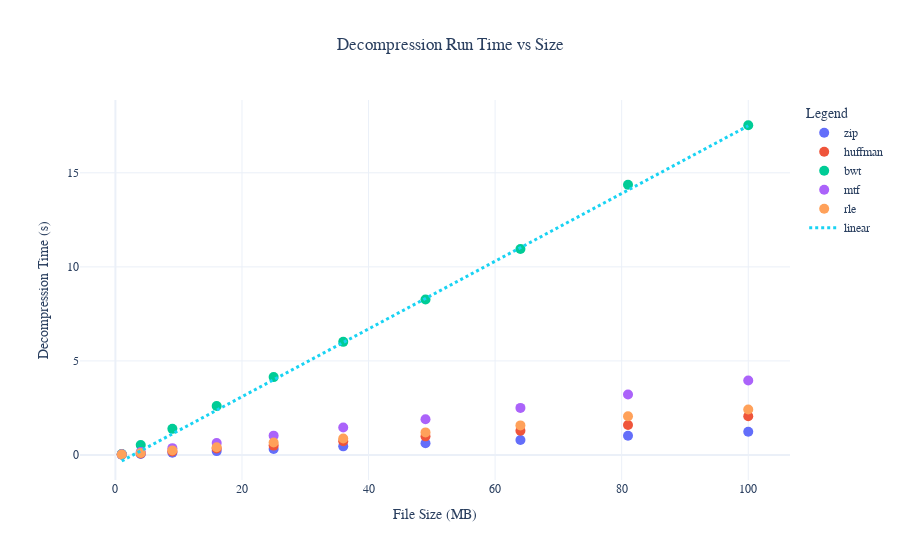

Notebook code for this chart:
### Code cell
import numpy as np
import pandas as pd
import plotly.graph_objects as go
df = pd.read_csv("results.csv")
dfc = df[df.phase == "decompress"].copy()
dfc["size_MB"] = dfc["size_MB"].astype(float)
dfc["time_s"]  = dfc["time_s"].astype(float)
fig = go.Figure()
for algo in dfc.type.unique():
    sub = dfc[dfc.type == algo]
    fig.add_trace(go.Scatter(
        x=sub.size_MB,
        y=sub.time_s,
        mode='markers',
        name=algo,
        marker=dict(size=10),
    
    ))
x_min, x_max = dfc.size_MB.min(), dfc.size_MB.max()
x_line = np.linspace(x_min, x_max, 200)

#    y2 = m x + d
m, d = 0.18, -0.5
y2 = m * x_line + d
fig.add_trace(go.Scatter(
    x=x_line, y=y2,
    mode='lines',
    name=r'linear',
    line=dict(width=3, dash='dot')
))
fig.update_layout(
    title="Decompression Run Time vs Size",
    title_x=0.5,
    xaxis_title="File Size (MB)",
    yaxis_title="Decompression Time (s)",
    legend_title="Legend",
    font_family="serif",
    template="plotly_white"
)
fig.show()

### Figure 1 — Plotly figure (JSON) as saved in the notebook; plotly's stock layout.template omitted (floating-point values rounded to 4 significant figures; data arrays with more than 128 entries replaced by an {"elided": "..."} marker saying what was removed)
{"data": [{"marker": {"size": 10}, "mode": "markers", "name": "zip", "type": "scatter", "x": [1, 4, 9, 16, 25, 36, 49, 64, 81, 100], "y": [0.0156, 0.0522, 0.1172, 0.2054, 0.3176, 0.4585, 0.6216, 0.795, 1.025, 1.236]}, {"marker": {"size": 10}, "mode": "markers", "name": "huffman", "type": "scatter", "x": [1, 4, 9, 16, 25, 36, 49, 64, 81, 100], "y": [0.0223, 0.0824, 0.1814, 0.3406, 0.4976, 0.7354, 0.9901, 1.288, 1.597, 2.055]}, {"marker": {"size": 10}, "mode": "markers", "name": "bwt", "type": "scatter", "x": [1, 4, 9, 16, 25, 36, 49, 64, 81, 100], "y": [0.0466, 0.5286, 1.389, 2.608, 4.14, 6.013, 8.261, 10.95, 14.37, 17.53]}, {"marker": {"size": 10}, "mode": "markers", "name": "mtf", "type": "scatter", "x": [1, 4, 9, 16, 25, 36, 49, 64, 81, 100], "y": [0.0412, 0.1569, 0.3636, 0.6395, 1.027, 1.46, 1.898, 2.504, 3.214, 3.961]}, {"marker": {"size": 10}, "mode": "markers", "name": "rle", "type": "scatter", "x": [1, 4, 9, 16, 25, 36, 49, 64, 81, 100], "y": [0.0273, 0.1011, 0.2437, 0.4117, 0.6671, 0.874, 1.201, 1.572, 2.06, 2.418]}, {"line": {"dash": "dot", "width": 3}, "mode": "lines", "name": "linear", "type": "scatter", "x": {"elided": "200 float values"}, "y": {"elided": "200 float values"}}], "layout": {"font": {"family": "serif"}, "legend": {"title": {"text": "Legend"}}, "title": {"text": "Decompression Run Time vs Size", "x": 0.5}, "xaxis": {"title": {"text": "File Size (MB)"}}, "yaxis": {"title": {"text": "Decompression Time (s)"}}}}
